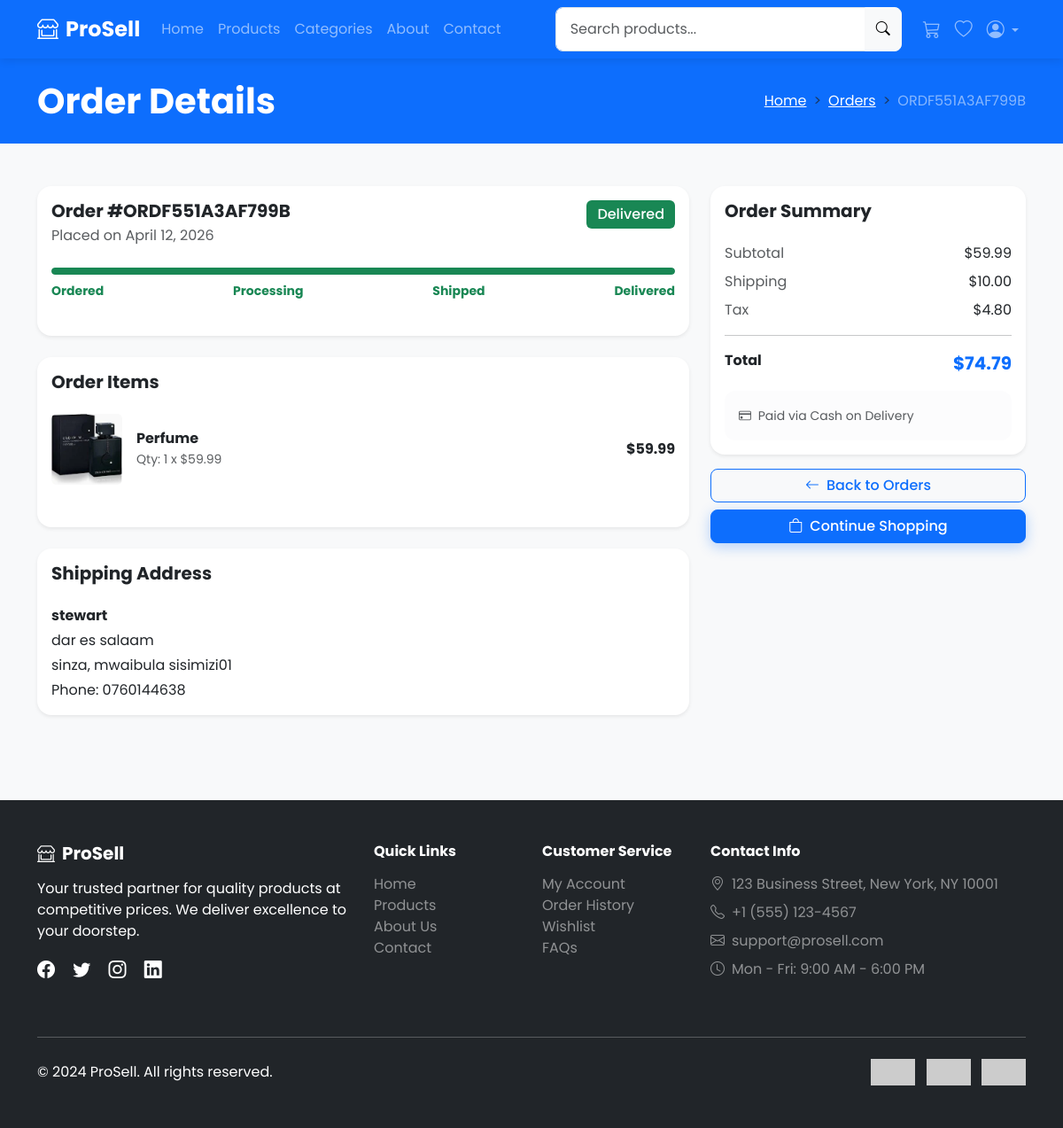
The page /orders/ORDF551A3AF799B/ (signed in) on the database its author committed.
### sales/models.py (models this page shows, shortened)
class Order(models.Model):
    STATUS_CHOICES = [
        ('pending', 'Pending'),
        ('processing', 'Processing'),
        ('shipped', 'Shipped'),
        ('delivered', 'Delivered'),
        ('cancelled', 'Cancelled'),
    ]
    PAYMENT_CHOICES = [
        ('cod', 'Cash on Delivery'),
        ('card', 'Credit/Debit Card'),
        ('paypal', 'PayPal'),
    ]
    order_id = models.CharField(max_length=20, unique=True, editable=False)
    customer = models.ForeignKey(Customer, on_delete=models.CASCADE, related_name='orders')
    status = models.CharField(max_length=20, choices=STATUS_CHOICES, default='pending')
    payment_method = models.CharField(max_length=20, choices=PAYMENT_CHOICES, default='cod')
    shipping_name = models.CharField(max_length=200)
    shipping_address = models.TextField()
    shipping_city = models.CharField(max_length=100)
    shipping_state = models.CharField(max_length=100)
    shipping_zip = models.CharField(max_length=20)
    shipping_phone = models.CharField(max_length=20)
    subtotal = models.DecimalField(max_digits=10, decimal_places=2)
    shipping_cost = models.DecimalField(max_digits=10, decimal_places=2, default=0.00)
    tax = models.DecimalField(max_digits=10, decimal_places=2, default=0.00)
    total = models.DecimalField(max_digits=10, decimal_places=2)
    tracking_number = models.CharField(max_length=100, blank=True)
    notes = models.TextField(blank=True)
    created_at = models.DateTimeField(auto_now_add=True)
    updated_at = models.DateTimeField(auto_now=True)
    class Meta:
        ordering = ['-created_at']

class OrderItem(models.Model):
    order = models.ForeignKey(Order, on_delete=models.CASCADE, related_name='items')
    product = models.ForeignKey(Product, on_delete=models.CASCADE)
    quantity = models.PositiveIntegerField(default=1)
    price = models.DecimalField(max_digits=10, decimal_places=2)
    total = models.DecimalField(max_digits=10, decimal_places=2)

class Product(models.Model):
    category = models.ForeignKey(Category, on_delete=models.CASCADE, related_name='products')
    name = models.CharField(max_length=200)
    slug = models.SlugField(unique=True)
    description = models.TextField()
    price = models.DecimalField(max_digits=10, decimal_places=2)
    discount_price = models.DecimalField(max_digits=10, decimal_places=2, blank=True, null=True)
    stock = models.PositiveIntegerField(default=0)
    image = models.ImageField(upload_to='products/', blank=True, null=True)
    is_available = models.BooleanField(default=True)
    is_featured = models.BooleanField(default=False)
    created_at = models.DateTimeField(auto_now_add=True)
    updated_at = models.DateTimeField(auto_now=True)
    class Meta:
        ordering = ['-created_at']

### sales/views.py (the view)
# urls.py: path('orders/<str:order_id>/', views.order_detail, name='order_detail'),
@login_required
def order_detail(request, order_id):
    customer = get_or_create_customer(request.user)
    order = get_object_or_404(Order, order_id=order_id, customer=customer)
    return render(request, 'sales/order_detail.html', {'order': order})

### sales/cart.py (called while the page is built)
    def __len__(self):
        return sum(item['quantity'] for item in self.cart.values())

    def get_total_price(self):
        return sum(
            Decimal(item['price']) * item['quantity']
            for item in self.cart.values()
        )

### sales/context_processors.py (called while the page is built)
def cart_processor(request):
    cart = Cart(request)
    return {
        'cart': cart,
        'cart_count': len(cart),
        'cart_total': cart.get_total_price(),
    }

### sales/views.py (called while the page is built)
def get_or_create_customer(user):
    customer, created = Customer.objects.get_or_create(
        user=user
    )
    return customer

### templates/sales/order_detail.html (shortened to what this page needs)
{% extends 'base.html' %}
{% block content %}
<section class="bg-primary text-white py-4">
    <div class="container">
        <div class="row align-items-center">
            <div class="col-md-6">
                <h1 class="fw-bold mb-0">Order Details</h1>
            </div>
            <div class="col-md-6">
                <nav aria-label="breadcrumb">
                    <ol class="breadcrumb mb-0 justify-content-md-end">
                        <li class="breadcrumb-item"><a href="{% url 'home' %}" class="text-white">Home</a></li>
                        <li class="breadcrumb-item"><a href="{% url 'order_history' %}" class="text-white">Orders</a></li>
                        <li class="breadcrumb-item active text-white-50" aria-current="page">{{ order.order_id }}</li>
                    </ol>
                </nav>
            </div>
        </div>
    </div>
</section>
<section class="py-5">
    <div class="container">
        <div class="row">
            <div class="col-lg-8">
                <div class="card border-0 shadow-sm mb-4">
                    <div class="card-body">
                        <div class="d-flex justify-content-between align-items-start mb-4">
                            <div>
                                <h5 class="fw-bold mb-1">Order #{{ order.order_id }}</h5>
                                <p class="text-muted mb-0">Placed on {{ order.created_at|date:"F d, Y" }}</p>
                            </div>
                            <span class="badge bg-{% if order.status == 'delivered' %}success{% elif order.status == 'cancelled' %}danger{% elif order.status == 'shipped' %}info{% else %}warning{% endif %} fs-6">
                                {{ order.get_status_display }}
                            </span>
                        </div>
                        <div class="mb-4">
                            <div class="progress" style="height: 8px;">
                                <div class="progress-bar bg-{% if order.status == 'cancelled' %}danger{% else %}success{% endif %}"
                                     role="progressbar"
                                     style="width: {% if order.status == 'pending' %}25{% elif order.status == 'processing' %}50{% elif order.status == 'shipped' %}75{% elif order.status == 'delivered' %}100{% else %}0{% endif %}%">
                                </div>
                            </div>
                            <div class="d-flex justify-content-between mt-2">
                                <small class="{% if order.status != 'cancelled' %}text-success fw-bold{% else %}text-muted{% endif %}">Ordered</small>
                                <small class="{% if order.status == 'processing' or order.status == 'shipped' or order.status == 'delivered' %}text-success fw-bold{% else %}text-muted{% endif %}">Processing</small>
                                <small class="{% if order.status == 'shipped' or order.status == 'delivered' %}text-success fw-bold{% else %}text-muted{% endif %}">Shipped</small>
                                <small class="{% if order.status == 'delivered' %}text-success fw-bold{% else %}text-muted{% endif %}">Delivered</small>
                            </div>
                        </div>
                    </div>
                </div>
                <div class="card border-0 shadow-sm mb-4">
                    <div class="card-body">
                        <h5 class="fw-bold mb-4">Order Items</h5>
                        {% for item in order.items.all %}
                            <div class="d-flex align-items-center mb-3 pb-3 {% if not forloop.last %}border-bottom{% endif %}">
                                <img src="{% if item.product.image %}{{ item.product.image.url }}{% else %}https://via.placeholder.com/80x80?text={{ item.product.name|urlencode }}{% endif %}"
                                     alt="{{ item.product.name }}" class="rounded" style="width: 80px; height: 80px; object-fit: cover;">
                                <div class="ms-3 flex-grow-1">
                                    <h6 class="fw-bold mb-1">{{ item.product.name }}</h6>
                                    <p class="text-muted small mb-0">Qty: {{ item.quantity }} x ${{ item.price }}</p>
                                </div>
                                <div class="text-end">
                                    <span class="fw-bold">${{ item.total }}</span>
                                </div>
                            </div>
                        {% endfor %}
                    </div>
                </div>
                <div class="card border-0 shadow-sm">
                    <div class="card-body">
                        <h5 class="fw-bold mb-4">Shipping Address</h5>
                        <p class="mb-1"><strong>{{ order.shipping_name }}</strong></p>
                        <p class="mb-1">{{ order.shipping_address }}</p>
                        <p class="mb-1">{{ order.shipping_city }}, {{ order.shipping_state }} {{ order.shipping_zip }}</p>
                        <p class="mb-0">Phone: {{ order.shipping_phone }}</p>
                    </div>
                </div>
            </div>
            <div class="col-lg-4">
                <div class="card border-0 shadow-sm">
                    <div class="card-body">
                        <h5 class="fw-bold mb-4">Order Summary</h5>
                        <div class="d-flex justify-content-between mb-2">
                            <span class="text-muted">Subtotal</span>
                            <span>${{ order.subtotal }}</span>
                        </div>
                        <div class="d-flex justify-content-between mb-2">
                            <span class="text-muted">Shipping</span>
                            <span>${{ order.shipping_cost }}</span>
                        </div>
                        <div class="d-flex justify-content-between mb-2">
                            <span class="text-muted">Tax</span>
                            <span>${{ order.tax }}</span>
                        </div>
                        <hr>
                        <div class="d-flex justify-content-between mb-3">
                            <span class="fw-bold">Total</span>
                            <span class="fw-bold fs-5 text-primary">${{ order.total }}</span>
                        </div>
                        <div class="alert alert-light mb-0">
                            <small class="text-muted">
                                <i class="bi bi-credit-card me-1"></i>
                                Paid via {{ order.get_payment_method_display }}
                            </small>
                        </div>
                    </div>
                </div>
                <div class="d-grid gap-2 mt-3">
                    <a href="{% url 'order_history' %}" class="btn btn-outline-primary">
                        <i class="bi bi-arrow-left me-2"></i>Back to Orders
                    </a>
                    <a href="{% url 'product_list' %}" class="btn btn-primary">
                        <i class="bi bi-bag me-2"></i>Continue Shopping
                    </a>
                </div>
            </div>
        </div>
    </div>
</section>
{% endblock %}

### static/css/style.css (style rules this page uses)
body { font-family: 'Poppins', sans-serif; background-color: #f8f9fa; }
.btn { border-radius: 0.5rem; font-weight: 500; transition: all 0.3s ease; }
.btn-primary { box-shadow: 0 4px 15px rgba(13, 110, 253, 0.3); }
.card { border-radius: 1rem; transition: box-shadow 0.3s ease; }
.alert { border-radius: 0.75rem; border: none; }
.badge { font-weight: 500; padding: 0.5em 0.75em; }
.progress { border-radius: 1rem; background-color: #e9ecef; }
.progress-bar { border-radius: 1rem; }
.breadcrumb-item + .breadcrumb-item::before { content: ">"; }

### rows shown on the page
Order: order_id "ORDF551A3AF799B", created_at "April 12, 2026", status "Delivered", shipping_name "stewart", shipping_address "dar es salaam", shipping_city "sinza", shipping_state "mwaibula", shipping_zip "sisimizi01", shipping_phone "0760144638", subtotal "59.99", shipping_cost "10.00", tax "4.80", total "74.79", payment_method "Cash on Delivery"
OrderItem: product.name (picture), product.name "Perfume", quantity "1", price "59.99", total "59.99"
